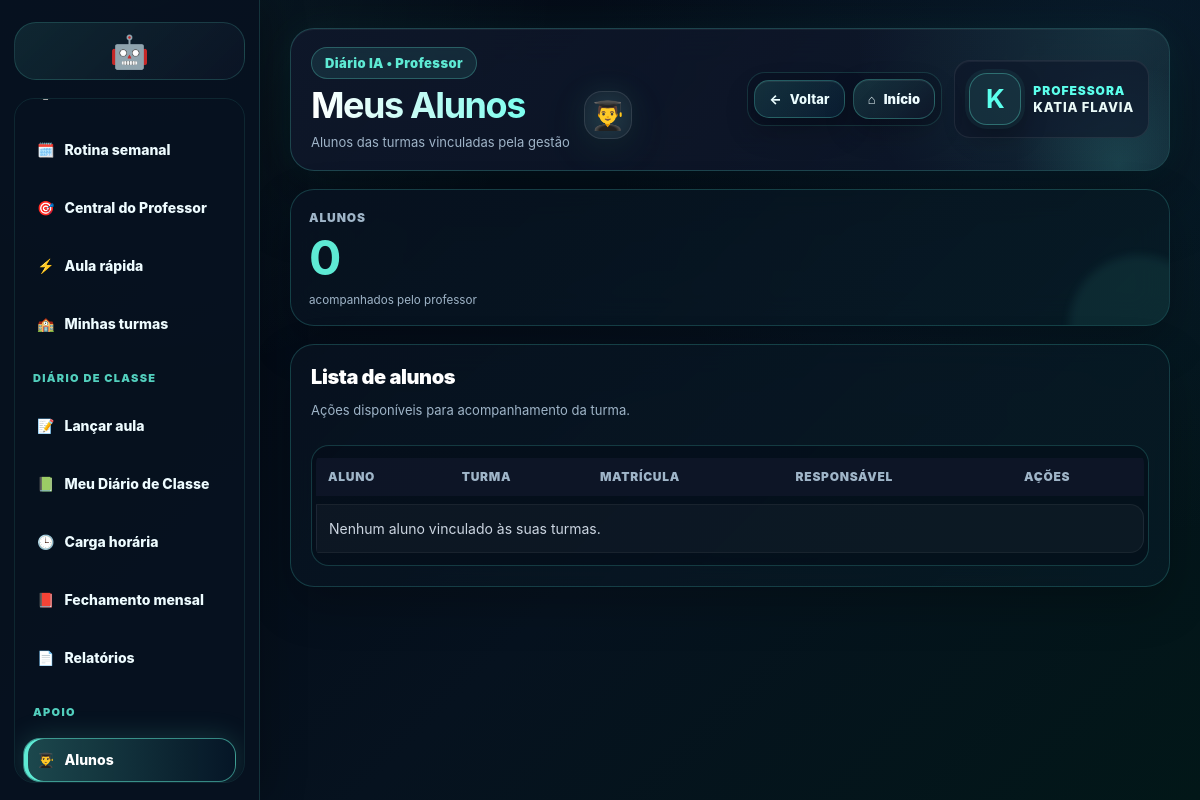
Page /professor/alunos/ (signed in) on the committed database.
### apps/usuarios/models.py (models this page shows, shortened)
class Usuario(AbstractUser):
    class TipoUsuario(models.TextChoices):
        ADMIN = 'ADMIN', 'Administrador'
        PROF = 'PROF', 'Professor'
        COORD = 'COORD', 'Coordenador'
        SEC = 'SEC', 'Secretaria'
    tipo = models.CharField(
        max_length=10,
        choices=TipoUsuario.choices,
        default=TipoUsuario.PROF
    )
    foto = models.ImageField(
        upload_to="professores/",
        null=True,
        blank=True
    )
    gestao_teste_inicio = models.DateTimeField(
        null=True,
        blank=True,
        verbose_name="Início do teste da gestão",
    )
    gestao_acesso_expira_em = models.DateTimeField(
        null=True,
        blank=True,
        verbose_name="Acesso da gestão expira em",
    )
    gestao_acesso_bloqueado = models.BooleanField(
        default=False,
        verbose_name="Acesso da gestão bloqueado",
    )
    gestao_serial_ultimo = models.CharField(
        max_length=255,
        blank=True,
        default="",
        verbose_name="Último serial aplicado",
    )

### apps/core/views_professor.py (the view)
# urls.py: path('professor/alunos/', views.professor_alunos, name='professor_alunos'),
@login_required
def professor_alunos(request):
    if not usuario_professor(request.user):
        return render(request, "core/acesso_negado.html")
    turmas_qs = _turmas_do_professor(request.user)
    alunos = Aluno.objects.filter(turma__in=turmas_qs, ativo=True).select_related("turma").order_by("turma__nome", "nome")
    return render(request, "core/professor_alunos.html", {
        "hoje": date.today(),
        "turmas": turmas_qs,
        "alunos": alunos,
        "total_alunos": alunos.count(),
    })

### apps/core/context_processors.py (called while the page is built, shortened)
def escola_institucional(request):
    dados = {
        "escola_login": None,
        "escola_login_estado": "ESTADO DO MARANHÃO",
        "escola_login_secretaria": "SECRETARIA DE ESTADO DA EDUCAÇÃO",
        "escola_login_nome_titulo": "Instituição escolar",
        "escola_login_nome_info": "Configurar no painel da gestão",
        "escola_login_aldeia": "Configurar no painel da gestão",
        "escola_login_terra": "Configurar no painel da gestão",
        "escola_login_texto": "Ambiente oficial de acesso da instituição escolar.",
        "gestor_login_nome": "Direção escolar",
        "gestor_login_cargo": "Gestão responsável",
    }
    try:
        from apps.academico.models import Escola
        escola = Escola.objects.filter(ativa=True).first() or Escola.objects.first()
        dados["escola_login"] = escola
    except Exception:
        pass
    return dados

### apps/core/templatetags/tratamento_usuario_tags.py (called while the page is built)
def _clean(value):
    return str(value or "").strip()

def _nome_usuario(user):
    if not user:
        return ""
    full_name = ""
    try:
        full_name = user.get_full_name()
    except Exception:
        full_name = ""
    for value in [
        full_name,
        getattr(user, "nome", ""),
        getattr(user, "first_name", ""),
        getattr(user, "username", ""),
        getattr(user, "email", ""),
    ]:
        value = _clean(value)
        if value:
            if "@" in value and not value.startswith("@"):  # e-mail como último recurso
                return value.split("@", 1)[0].replace(".", " ").replace("_", " ").title()
            return value.title() if value.islower() else value
    return "Usuário"

def _primeiro_nome(user):
    nome = _nome_usuario(user)
    return _clean(nome.split()[0]).lower()

def _provavel_feminino(user):
    primeiro = _primeiro_nome(user)
    if not primeiro:
        return False
    if primeiro in _NOMES_FEMININOS:
        return True
    if primeiro in _NOMES_MASCULINOS or primeiro in _NOMES_MASCULINOS_TERMINADOS_EM_A:
        return False
    return primeiro.endswith("a")

@register.filter
def nome_exibicao(user):
    return _nome_usuario(user)

@register.filter
def tratamento_professor(user):
    return "Professora" if _provavel_feminino(user) else "Professor"

### apps/core/views_shared.py (called while the page is built)
def usuario_gestor(user):
    return user.is_authenticated and user.tipo in ["ADMIN", "COORD", "SEC"]

def usuario_professor(user):
    return user.is_authenticated and user.tipo == "PROF"

### templates/core/professor_alunos.html
{% extends "core/base_professor_premium.html" %}
{% block titulo %}Meus Alunos{% endblock %}
{% block subtitulo %}Alunos das turmas vinculadas pela gestão{% endblock %}
{% block icone %}👨‍🎓{% endblock %}
{% block conteudo %}
<section class="cards gestao-cards">
    <div class="card premium-card"><span>Alunos</span><h2>{{ total_alunos }}</h2><small>acompanhados pelo professor</small></div>
</section>
<section class="panel table-panel premium-safe-panel">
    <div class="panel-top"><div><h3>Lista de alunos</h3><p>Ações disponíveis para acompanhamento da turma.</p></div></div>
    <div class="table-scroll"><table class="premium-table">
        <thead><tr><th>Aluno</th><th>Turma</th><th>Matrícula</th><th>Responsável</th><th>Ações</th></tr></thead>
        <tbody>
        {% for aluno in alunos %}
            <tr>
                <td><strong>{{ aluno.nome }}</strong></td>
                <td>{{ aluno.turma.nome }}</td>
                <td>{{ aluno.matricula }}</td>
                <td>{{ aluno.responsavel|default:'—' }}</td>
                <td><div class="safe-action-row"><a class="btn-ghost-premium" href="{% url 'boletim_aluno' aluno.id %}">Boletim</a><a class="btn-ghost-premium" href="{% url 'frequencia_turma' aluno.turma.id %}">Frequência</a><a class="btn-ghost-premium" href="{% url 'turma_detalhe' aluno.turma.id %}">Turma</a></div></td>
            </tr>
        {% empty %}<tr><td colspan="5">Nenhum aluno vinculado às suas turmas.</td></tr>{% endfor %}
        </tbody>
    </table></div>
</section>
{% endblock %}

### templates/core/base_professor_premium.html (shortened to what this page needs)
{% load static tratamento_usuario_tags %}
<!doctype html>
<html lang="pt-br">
<head>
    <link rel="stylesheet" href="{% static 'css/premium_base_final.css' %}">
    <link rel="stylesheet" href="{% static 'css/premium_responsive_final.css' %}">
    <link rel="stylesheet" href="{% static 'css/premium_print_final.css' %}">
</head>
<body>
<div class="layout ia-clean-shell professor-shell">
    {% include 'partials/professor_sidebar.html' %}
    <main class="content professor-content">
        <header class="topbar premium-header-card compact-premium-header no-print">
            <div class="topbar-left premium-header-title"><span class="premium-header-badge">Diário IA • Professor</span><div class="premium-header-row"><div><h1>{% block titulo %}{% endblock %}</h1><p>{% block subtitulo %}Painel do professor{% endblock %}</p></div><span class="premium-header-icon">{% block icone %}✨{% endblock %}</span></div></div>
            <div class="topbar-right">{% include 'partials/professor_page_actions.html' %}<a class="hero-mini-card professor-mini-user profile-mini-link profile-mini-with-name" href="{% url 'professor_configuracoes' %}" title="Minha imagem e perfil">
                {% if request.user and request.user.is_authenticated and request.user.foto %}
                    <img class="profile-mini-photo" src="{{ request.user.foto.url }}" alt="Imagem do professor">
                {% else %}
                    <strong class="profile-mini-initial">{% if request.user and request.user.is_authenticated %}{{ request.user|nome_exibicao|default:'P'|slice:':1' }}{% else %}P{% endif %}</strong>
                {% endif %}
                <span class="profile-mini-text">
                    <b class="profile-mini-role">{% if request.user and request.user.is_authenticated %}{{ request.user|tratamento_professor }}{% else %}Professor(a){% endif %}</b>
                    <small class="profile-mini-name">{% if request.user and request.user.is_authenticated %}{{ request.user|nome_exibicao }}{% else %}Acesso do professor{% endif %}</small>
                </span>
            </a></div>
        </header>
        {% block conteudo %}{% endblock %}
    </main>
</div>
</body>
</html>

### rows in the picture
Usuario: user|nome_exibicao "K", user|tratamento_professor "PROFESSORA", user|nome_exibicao "KATIA FLAVIA"

### other values in the picture
{{ total_alunos }} "0"
